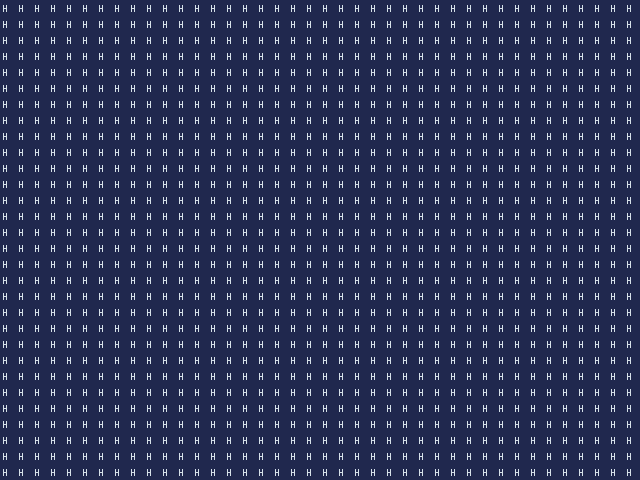

A 2D game scene composited from a Tiled map and its tileset images. What follows is a short description and the map's XML, with every tile layer's data as written:
An orthogonal 40x30 tile map with 16x16 px tiles, 1 tile layer (prototype).

<map version="1.10" tiledversion="1.10.2" orientation="orthogonal" renderorder="right-down" width="40" height="30" tilewidth="16" tileheight="16" infinite="0" nextlayerid="9" nextobjectid="1">
 <tileset firstgid="164" source="FrostChill_tsx.tsx" />
 <layer id="1" name="prototype" width="40" height="30">
  <data encoding="csv">
260,260,260,260,260,260,260,260,260,260,260,260,260,260,260,260,260,260,260,260,260,260,260,260,260,260,260,260,260,260,260,260,260,260,260,260,260,260,260,260,
260,260,260,260,260,260,260,260,260,260,260,260,260,260,260,260,260,260,260,260,260,260,260,260,260,260,260,260,260,260,260,260,260,260,260,260,260,260,260,260,
260,260,260,260,260,260,260,260,260,260,260,260,260,260,260,260,260,260,260,260,260,260,260,260,260,260,260,260,260,260,260,260,260,260,260,260,260,260,260,260,
260,260,260,260,260,260,260,260,260,260,260,260,260,260,260,260,260,260,260,260,260,260,260,260,260,260,260,260,260,260,260,260,260,260,260,260,260,260,260,260,
260,260,260,260,260,260,260,260,260,260,260,260,260,260,260,260,260,260,260,260,260,260,260,260,260,260,260,260,260,260,260,260,260,260,260,260,260,260,260,260,
260,260,260,260,260,260,260,260,260,260,260,260,260,260,260,260,260,260,260,260,260,260,260,260,260,260,260,260,260,260,260,260,260,260,260,260,260,260,260,260,
260,260,260,260,260,260,260,260,260,260,260,260,260,260,260,260,260,260,260,260,260,260,260,260,260,260,260,260,260,260,260,260,260,260,260,260,260,260,260,260,
260,260,260,260,260,260,260,260,260,260,260,260,260,260,260,260,260,260,260,260,260,260,260,260,260,260,260,260,260,260,260,260,260,260,260,260,260,260,260,260,
260,260,260,260,260,260,260,260,260,260,260,260,260,260,260,260,260,260,260,260,260,260,260,260,260,260,260,260,260,260,260,260,260,260,260,260,260,260,260,260,
260,260,260,260,260,260,260,260,260,260,260,260,260,260,260,260,260,260,260,260,260,260,260,260,260,260,260,260,260,260,260,260,260,260,260,260,260,260,260,260,
260,260,260,260,260,260,260,260,260,260,260,260,260,260,260,260,260,260,260,260,260,260,260,260,260,260,260,260,260,260,260,260,260,260,260,260,260,260,260,260,
260,260,260,260,260,260,260,260,260,260,260,260,260,260,260,260,260,260,260,260,260,260,260,260,260,260,260,260,260,260,260,260,260,260,260,260,260,260,260,260,
260,260,260,260,260,260,260,260,260,260,260,260,260,260,260,260,260,260,260,260,260,260,260,260,260,260,260,260,260,260,260,260,260,260,260,260,260,260,260,260,
260,260,260,260,260,260,260,260,260,260,260,260,260,260,260,260,260,260,260,260,260,260,260,260,260,260,260,260,260,260,260,260,260,260,260,260,260,260,260,260,
260,260,260,260,260,260,260,260,260,260,260,260,260,260,260,260,260,260,260,260,260,260,260,260,260,260,260,260,260,260,260,260,260,260,260,260,260,260,260,260,
260,260,260,260,260,260,260,260,260,260,260,260,260,260,260,260,260,260,260,260,260,260,260,260,260,260,260,260,260,260,260,260,260,260,260,260,260,260,260,260,
260,260,260,260,260,260,260,260,260,260,260,260,260,260,260,260,260,260,260,260,260,260,260,260,260,260,260,260,260,260,260,260,260,260,260,260,260,260,260,260,
260,260,260,260,260,260,260,260,260,260,260,260,260,260,260,260,260,260,260,260,260,260,260,260,260,260,260,260,260,260,260,260,260,260,260,260,260,260,260,260,
260,260,260,260,260,260,260,260,260,260,260,260,260,260,260,260,260,260,260,260,260,260,260,260,260,260,260,260,260,260,260,260,260,260,260,260,260,260,260,260,
260,260,260,260,260,260,260,260,260,260,260,260,260,260,260,260,260,260,260,260,260,260,260,260,260,260,260,260,260,260,260,260,260,260,260,260,260,260,260,260,
260,260,260,260,260,260,260,260,260,260,260,260,260,260,260,260,260,260,260,260,260,260,260,260,260,260,260,260,260,260,260,260,260,260,260,260,260,260,260,260,
260,260,260,260,260,260,260,260,260,260,260,260,260,260,260,260,260,260,260,260,260,260,260,260,260,260,260,260,260,260,260,260,260,260,260,260,260,260,260,260,
260,260,260,260,260,260,260,260,260,260,260,260,260,260,260,260,260,260,260,260,260,260,260,260,260,260,260,260,260,260,260,260,260,260,260,260,260,260,260,260,
260,260,260,260,260,260,260,260,260,260,260,260,260,260,260,260,260,260,260,260,260,260,260,260,260,260,260,260,260,260,260,260,260,260,260,260,260,260,260,260,
260,260,260,260,260,260,260,260,260,260,260,260,260,260,260,260,260,260,260,260,260,260,260,260,260,260,260,260,260,260,260,260,260,260,260,260,260,260,260,260,
260,260,260,260,260,260,260,260,260,260,260,260,260,260,260,260,260,260,260,260,260,260,260,260,260,260,260,260,260,260,260,260,260,260,260,260,260,260,260,260,
260,260,260,260,260,260,260,260,260,260,260,260,260,260,260,260,260,260,260,260,260,260,260,260,260,260,260,260,260,260,260,260,260,260,260,260,260,260,260,260,
260,260,260,260,260,260,260,260,260,260,260,260,260,260,260,260,260,260,260,260,260,260,260,260,260,260,260,260,260,260,260,260,260,260,260,260,260,260,260,260,
260,260,260,260,260,260,260,260,260,260,260,260,260,260,260,260,260,260,260,260,260,260,260,260,260,260,260,260,260,260,260,260,260,260,260,260,260,260,260,260,
260,260,260,260,260,260,260,260,260,260,260,260,260,260,260,260,260,260,260,260,260,260,260,260,260,260,260,260,260,260,260,260,260,260,260,260,260,260,260,260
</data>
 </layer>
</map>
